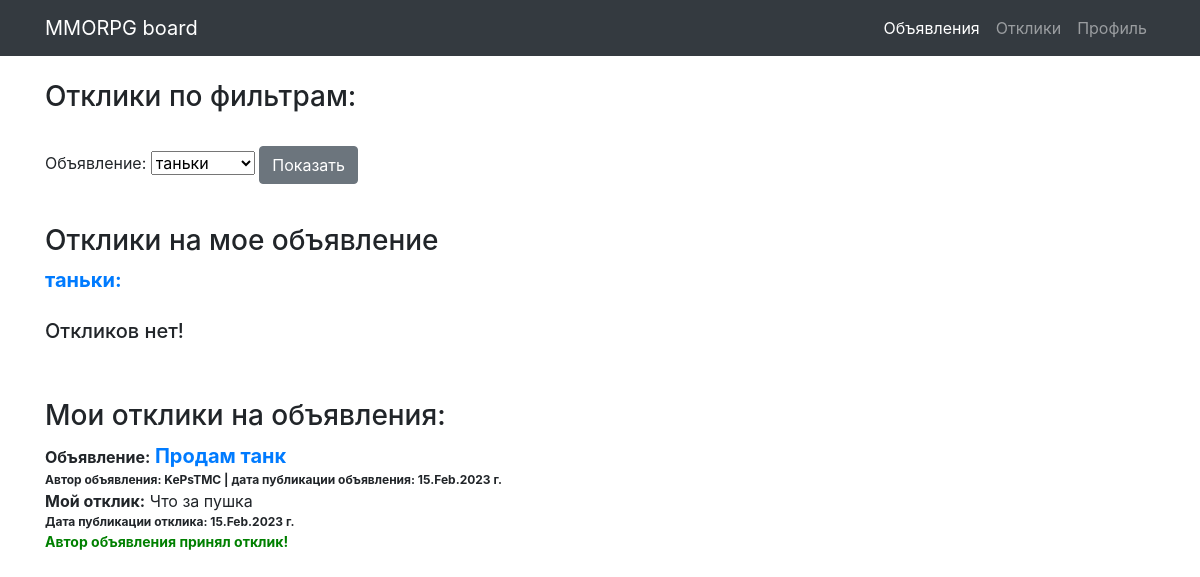
The page /responses/18 (signed in) on the database its author committed.
### board/models.py (models this page shows)
class Post(models.Model):
    author = models.ForeignKey(User, on_delete=models.CASCADE)
    CAT = (('tanks', 'Танки'),
           ('healers', 'Хилы'),
           ('damage_dealers', 'ДД'),
           ('dealers', 'Торговцы'),
           ('gildmasters', 'Гилдмастеры'),
           ('quest_givers', 'Квестгиверы'),
           ('blacksmiths', 'Кузнецы'),
           ('tanners', 'Кожевники'),
           ('potion_makers', 'Зельевары'),
           ('spell_masters', 'Мастера заклинаний'))
    category = models.CharField(max_length=15, choices=CAT, verbose_name='Категория')
    dateCreation = models.DateTimeField(auto_now_add=True)
    title = models.CharField(max_length=256, verbose_name='Название')
    text = RichTextField()

class Response(models.Model):
    author = models.ForeignKey(User, on_delete=models.CASCADE)
    post = models.ForeignKey(Post, on_delete=models.CASCADE)
    text = models.TextField(verbose_name='Текст')
    status = models.BooleanField(default=False)
    dateCreation = models.DateTimeField(auto_now_add=True)

### board/views.py (the view, shortened to what this page needs)
# urls.py: path('responses', Responses.as_view(), name='responses'),
class Responses(LoginRequiredMixin, ListView):
    model = Response
    template_name = 'responses.html'
    context_object_name = 'responses'
    def get_context_data(self, **kwargs):
        context = super(Responses, self).get_context_data(**kwargs)
        global title
        """
        Далее в условии - если пользователь попал на страницу через ссылку из письма, в которой содержится
        ID поста для фильтра - фильтр работает по этому ID
        """
        if self.kwargs.get('pk') and Post.objects.filter(id=self.kwargs.get('pk')).exists():
            title = str(Post.objects.get(id=self.kwargs.get('pk')).title)
            print(title)
        context['form'] = ResponsesFilterForm(self.request.user, initial={'title': title})
        context['title'] = title
        if title:
            post_id = Post.objects.get(title=title)
            context['filter_responses'] = list(Response.objects.filter(post_id=post_id).order_by('-dateCreation'))
            context['response_post_id'] = post_id.id
        else:
            context['filter_responses'] = list(Response.objects.filter(post_id__author_id=self.request.user).order_by('-dateCreation'))
        context['myresponses'] = list(Response.objects.filter(author_id=self.request.user).order_by('-dateCreation'))
        return context

### board/forms.py
class ResponsesFilterForm(forms.Form):
    def __init__(self, user, *args, **kwargs):
        super(ResponsesFilterForm, self).__init__(*args, **kwargs)
        self.fields['title'] = forms.ModelChoiceField(
            label='Объявление',
            queryset=Post.objects.filter(author_id=user.id).order_by('-dateCreation').values_list('title', flat=True),
            empty_label="Все",
            required=False
        )

### templates/responses.html (shortened to what this page needs)
{% extends 'default.html' %}
{% load bootstrap4 %}
{% block content %}
    <br>
    <h3>Отклики по фильтрам:</h3><br>
	<form method="POST">
        {{ form }}
		<input class="btn btn-secondary" type="submit" value="Показать">
	</form><br>
    {% if title %}
        <h3>Oтклики на мое объявление</h3>
        <a href="/post/{{ response_post_id }}" style="font-size: 20px;"><b>{{ title }}:</b></a><br>
        {% if filter_responses %}
            {% for response in filter_responses %}
                <a><b>Отклик: </b></a>{{ response.text }}<br>
                <span style="font-size: 12px;"><b>Автор отклика: {{ response.author.username }} |
                    дата публикации отклика: {{ response.dateCreation|date:'d.M.Y' }} г.</b></span><br>
                {% if response.status == False %}
                    <a href="/response/accept/{{ response.id }}" style="font-size: 12px; color:green"><b>принять</b></a>
                    <a>&nbsp;&nbsp;&nbsp;</a>
                    <a href="/response/delete/{{ response.id }}" style="font-size: 12px; color:red"><b>удалить</b></a>
                {% else %}
                    <a style="font-size: 14px; color:green"><b>отклик принят</b></a>
                {% endif %}
                <br><br>
            {% endfor %}
        {% else %}
            <br>
            <h5>Откликов нет!</h5>
        {% endif %}
    {% endif %}
    <br><br>
    <h3>Мои отклики на объявления:</h3>
    {% if myresponses %}
        {% for response in myresponses %}
            <a><b>Объявление:</b></a>
            <a href="/post/{{ response.post_id }}" style="font-size: 20px;"><b>{{ response.post.title }}</b></a><br>
            <span style="font-size: 12px;"><b>Автор объявления:  {{ response.post.author.username }} |
                дата публикации объявления: {{ response.post.dateCreation|date:'d.M.Y' }} г.</b></span><br>
            <a><b>Мой отклик:</b></a>
            {{ response.text }}<br>
            <span style="font-size: 12px;"><b>Дата публикации отклика: {{ response.dateCreation|date:'d.M.Y' }} г.</b></span><br>
            {% if response.status == True %}
                <a style="font-size: 14px; color:green"><b>Автор объявления принял отклик!</b></a>
            {% else %}
                <a style="font-size: 14px; color:red"><b>Автор объявления пока не принял отклик!</b></a>
            {% endif %}
        <br><br>
        {% endfor %}
    {% else %}
        <h5>Откликов нет!</h5>
    {% endif %}
{% endblock content %}

### rows shown on the page
Post: title "таньки"
Response: post "Продам танк", post.author.username "KePsTMC", post.dateCreation "15.Feb.2023", text "Что за пушка", dateCreation "15.Feb.2023", status "Автор объявления принял отклик!"
